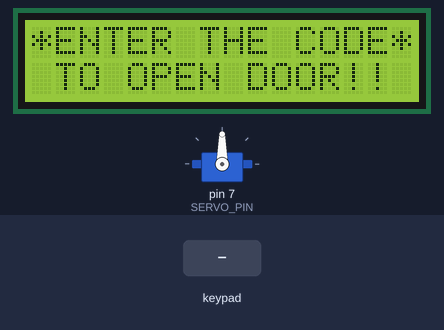
Bench run of a sketch on a simulated Arduino Uno, built with avr-gcc and run on an emulated ATmega328P. Parts: servo, 16×2 character LCD. Inputs (shaded band) come from the test bench.

Above: at 1.2 s.
1.3 s: keypad keys 4 5 6 7 pressed 0.4 s apart
At 4.4 s:
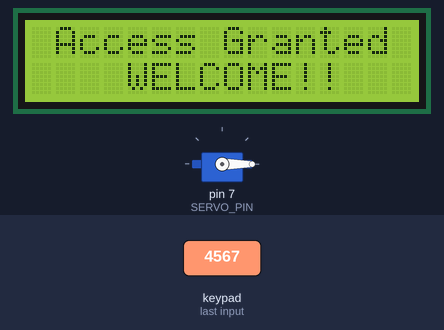
At 9.1 s:
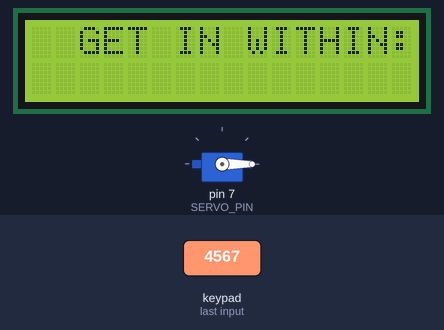
13.9 s: key '1' pressed
16.9 s: keypad keys 4 5 6 7 # pressed 0.4 s apart
At 22.8 s:
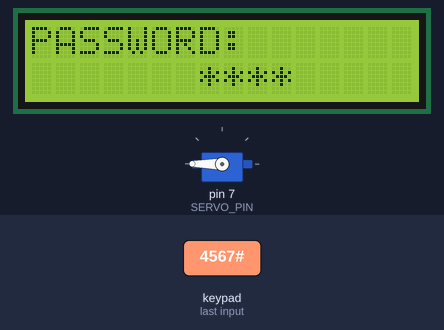
Timing chart, 0 to 24.7 s (numbered marks = the images above; inputs shaded):
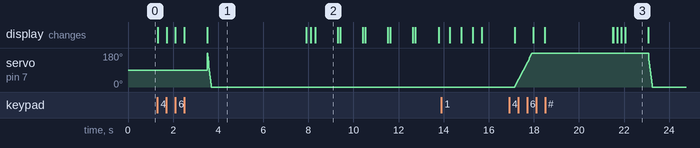

Measured:
- after the input at 1.3 s, the display: first changes at once (image 1 shows a later state)
- what the display in image 1 shows lasts 4.4 s, from 3.5 s to 7.9 s
- what the display in image 2 shows lasts 1.0 s, from 8.3 s to 9.3 s

The sketch:

Dsmotor.ino
```cpp
#include <LiquidCrystal.h>
#include <Servo.h>
#include <Keypad.h>
Servo myservo;
/*
 * AUTHORS NIYOMUKIZA EGIDE && IRANKUNDA FABRICE.

  ------ALL PORTS AND VARIABLES INITIALIZATION-------
  SERVO_PIN -> FOR SERVO PIN ON ARDUINO
  LCD_* -> PINS FOR LCD CONNECTION
  PASSWORD -> SECRET KEY TO OPEN THE DOOR
  POS -> POSITION OF THE SERVO MOTOR
*/
int pos=0;
int SERVO_PIN = 7;
int LCD_RS = 13;
int LCD_ENABLE = 12;
int LCD_D4 = 11;
int LCD_D5 = 10;
int LCD_D6 = 9;
int LCD_D7 = 8;
char* password="4567";
int currentposition=0;
LiquidCrystal lcd(LCD_RS, LCD_ENABLE, LCD_D4, LCD_D5, LCD_D6, LCD_D7);
const byte rows=4;
const byte cols=3;
char key[rows][cols]={
{'1','2','3'},
{'4','5','6'},
{'7','8','9'},
{'*','0','#'}
};
byte rowPins[rows]={3,2,1,0};
byte colPins[cols]={4,5,6};
Keypad keypad= Keypad(makeKeymap(key),rowPins,colPins,rows,cols);
void setup()
{
displayScreen();
myservo.attach(SERVO_PIN); //Servo motor connection
lcd.begin(16,2);
}

void loop()
{
if( currentposition==0)
{
displayScreen();
}
int l ;
char code=keypad.getKey();
if(code!=NO_KEY)
{
lcd.clear();
lcd.setCursor(0,0);
lcd.print("PASSWORD:");
lcd.setCursor(7,1);
lcd.print(" ");
lcd.setCursor(7,1);
for(l=0;l<=currentposition;++l)
{
lcd.print("*");
}

if (code==password[currentposition])
{
++currentposition;
if(currentposition==4)
{
openDoor();
currentposition=0;
}
}
else
{
wrongPassword();
currentposition=0;
}}}

//--------------- Function - OPEN THE DOOR-------------//

void openDoor()
{
delay(1000);
lcd.setCursor(0,0);
lcd.println(" ");
lcd.setCursor(1,0);
lcd.print("Access Granted");
lcd.setCursor(4,1);
lcd.println("WELCOME!!");
lcd.setCursor(15,1);
lcd.println(" ");
lcd.setCursor(16,1);
lcd.println(" ");
lcd.setCursor(14,1);
lcd.println(" ");
lcd.setCursor(13,1);
lcd.println(" ");

for(pos = 180; pos>=0; pos-=5) // open the door
{
myservo.write(pos);
delay(5);
}
delay(2000);
delay(1000);
counterbeep();
delay(1000);
for(pos = 0; pos <= 180; pos +=5) // close the door
{ // in steps of 1 degree
myservo.write(pos);
delay(15);
currentposition=0;
lcd.clear();
displayScreen();
}
}

//--------------------Function- Wrong Password--------------//

void wrongPassword()
{
delay(500);
lcd.clear();
lcd.println("*CODE INCORRECT*");
lcd.setCursor(1 ,1);

lcd.println("ACCESS DENIED!!");
delay(3000);
lcd.clear();
displayScreen();
}

//-------Function - CLEAR THE SCREEN--------------------/
void clearscreen()
{
lcd.setCursor(0,0);
lcd.println(" ");
lcd.setCursor(0,1);
lcd.println(" ");
lcd.setCursor(0,2);
lcd.println(" ");
lcd.setCursor(0,3);
lcd.println(" ");
}

//------------Function - DISPLAY FUNCTION--------------------//
void displayScreen()
{

lcd.setCursor(0,0);
lcd.println("*ENTER THE CODE*");
lcd.setCursor(1 ,1);

lcd.println("TO OPEN DOOR!!");
}

//--------------Function - Count down------------------//
void counterbeep()
{
delay(1200);
lcd.clear();
lcd.setCursor(2,15);
lcd.println(" ");
lcd.setCursor(2,14);
lcd.println(" ");
lcd.setCursor(2,0);
delay(200);
lcd.println("GET IN WITHIN:::");
lcd.setCursor(4,1);
lcd.print("5");
delay(200);
lcd.clear();
lcd.setCursor(2,0);
lcd.println("GET IN WITHIN:");
delay(1000);
lcd.setCursor(2,0);
lcd.println("GET IN WITHIN:");
lcd.setCursor(4,1); //2
lcd.print("4");
delay(100);
lcd.clear();
lcd.setCursor(2,0);
lcd.println("GET IN WITHIN:");
delay(1000);

lcd.setCursor(2,0);
lcd.println("GET IN WITHIN:");
lcd.setCursor(4,1);
lcd.print("3");
delay(100);
lcd.clear();
lcd.setCursor(2,0);
lcd.println("GET IN WITHIN:");
delay(1000);

lcd.setCursor(2,0);
lcd.println("GET IN WITHIN:");
lcd.setCursor(4,1);
lcd.print("2");
delay(100);
lcd.clear();
lcd.setCursor(2,0);
lcd.println("GET IN WITHIN:");
delay(1000);

lcd.setCursor(4,1);
lcd.print("1");
delay(100);
lcd.clear();
lcd.setCursor(2,0);
lcd.println("GET IN WITHIN::");

delay(1000);
delay(40);
lcd.clear();
lcd.setCursor(2,0);
lcd.print("RE-LOCKING");
delay(500);
lcd.setCursor(12,0);
lcd.print(".");
delay(500);
lcd.setCursor(13,0);
lcd.print(".");
delay(500);
lcd.setCursor(14,0);
lcd.print(".");
delay(400);
lcd.clear();
lcd.setCursor(4,0);
lcd.print("LOCKED!");
delay(440);
}
```
